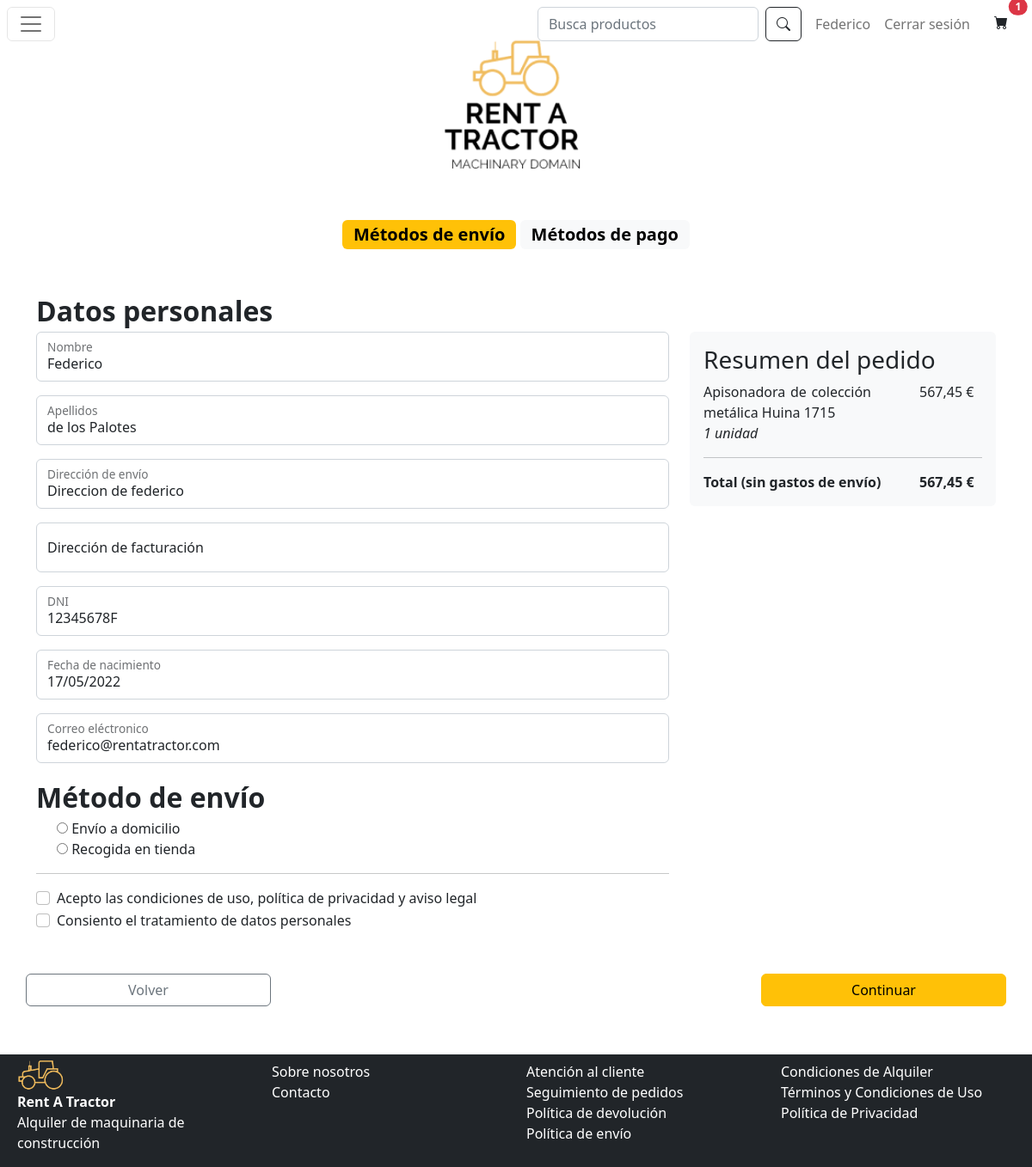
/domicilioPago/ (signed in), run on the app's committed database.
### app/models.py (models this page shows)
class Cliente(models.Model):
    id = models.IntegerField(primary_key=True, blank=True)
    nombre = models.CharField(max_length=64,null=True)
    apellidos = models.CharField(max_length=64,null=True)
    dni = models.CharField(max_length=32,null=True)
    fecha_nacimiento = models.DateField(null=True)
    correo = models.CharField(max_length=64,null=True)

class EnCesta(models.Model):
    maquina = models.ForeignKey("Maquina", on_delete=models.CASCADE)
    cliente = models.ForeignKey("Cliente", on_delete=models.CASCADE)
    cantidad = models.IntegerField()

class Maquina(models.Model):
    id = models.IntegerField(primary_key=True)
    nombre = models.CharField(max_length=64)
    descripcion = models.CharField(max_length=256)
    precio = models.FloatField()
    stock = models.IntegerField()
    marca = models.CharField(max_length=64)
    fabricante = models.CharField(max_length=64)
    dimensiones = models.CharField(max_length=256)
    imagen = models.CharField(max_length=256)
    tipo_maquina = models.CharField(choices=TipoMaquina.choices(), default=TipoMaquina.varios, max_length=256)
    descuento = models.FloatField(default=0.0)
    sugerido = models.BooleanField(default=False)

### app/views.py (the view, shortened to what this page needs)
# urls.py: path('domicilioPago/', views.domicilioPago),
def domicilioPago(request):
    precioTotal = 0
    cesta = []
    noCliente = False
    try:
        clienteRegistrado = ClienteRegistrado.objects.get(user=request.user.id)
        cliente = clienteRegistrado.cliente
        cesta = EnCesta.objects.filter(cliente__id=cliente.id)
        step1_form = Step1Form(
            initial={'name': cliente.nombre, 'surname': cliente.apellidos, 'dni': cliente.dni,
                     'email': cliente.correo,
                     'fecha_nacimiento': cliente.fecha_nacimiento, 'address': clienteRegistrado.direccion})
    except ObjectDoesNotExist:
        device = request.COOKIES['device']
        cliente = Cliente.objects.get(nombre=device)
        noCliente = True
        cesta = verCestaModal(request)
        step1_form = Step1Form()
    formulario = SearchForm(initial={'search': None})
    for producto in cesta:
        precioTotal+= producto.maquina.precio*(1-producto.maquina.descuento)*producto.cantidad
    return render(request, 'domicilioPago.html',
                  {'precioTotal': precioTotal, 'cesta': cesta, 'formulario': formulario,
                   'STATIC_URL': settings.STATIC_URL, 'cliente': cliente,
                   'step1_form': step1_form, 'noCliente': noCliente})

### app/forms.py
class SearchForm(forms.Form):
    search = forms.CharField(
        widget=forms.TextInput(attrs={"class": "form-control me-2", "placeholder": "Busca productos"}), label=False,
        required=False)

### app/templatetags/custom_template_tags.py (called while the page is built)
@register.filter(name='multiply')
def multipy(value, arg):
    return value * arg

### app/templates/domicilioPago.html (shortened to what this page needs)
{% extends 'master.html' %} {% block contenido %}
{% load custom_template_tags %}
<div class="text-center">
  <span class="badge text-bg-warning fs-5"> <a class = "text-decoration-none text-black">Métodos de envío</a></span>
  <span class="badge text-bg-light fs-5"><a class = "text-decoration-none text-black">Métodos de pago</a></span>
</div>
<form action="/domicilioPago/" method="post">
<div class="row mt-5">
  <strong style="font-size: xx-large">Datos personales</strong>
  <div class="col-md-8">
      {% for field in step1_form %}
        {% if field.name == 'tienda' %}
        <strong style="font-size: xx-large">{{ field.label }}</strong>
          <div class="form-check">
            {{ field }}
          </div>
        {% else %}
        <div class="form-floating mb-3">
          {{ field }}
          <label for="{{ field.id_for_label }}">{{ field.label }}</label>
        </div>
        {% endif %}
      {% endfor %}
      <hr>
      <div class="form-check">
        <input
          class="form-check-input"
          type="checkbox"
          value=""
          id="flexCheckDefault"
          required
        />
        <label class="form-check-label" for="flexCheckDefault">
          Acepto las condiciones de uso, política de privacidad y aviso legal
        </label>
      </div>
      <div class="form-check">
        <input
          class="form-check-input"
          type="checkbox"
          value=""
          id="flexCheckChecked"
          required
        />
        <label class="form-check-label" for="flexCheckChecked">
          Consiento el tratamiento de datos personales
        </label>
      </div>
  </div>
  <div class="col-md-4">
    <div class="card border-0 bg-light">
      <div class="card-body">
        <h3 class="card-title">Resumen del pedido</h3>
        {% for producto in cesta %}
          <p class="card-text d-flex justify-content-between mb-0"><span class="pe-5 w-75">{{producto.maquina.nombre}}</span><span class="w-25 position-absolute end-0">
                {% if producto.maquina.descuento != 0 %}
                  {{producto.maquina.precio|subtract:producto.maquina.descuento|multiply:producto.cantidad}}
                {% else %}
                  {{producto.maquina.precio|multiply:producto.cantidad}}
                {% endif %} €
          </span></p>
          <p class="card-text fst-italic">
                {{producto.cantidad}}
                {% if producto.cantidad == 1%}
                  unidad
                {% else %}
                  unidades
                {% endif %}</p>
          {% endfor %}
          <hr/>
          <strong class="card-text d-flex justify-content-between"><span>Total (sin gastos de envío)</span><span class="w-25 position-absolute end-0">{{precioTotal}} €</span></strong>
      </div>
  </div>
  </div>
</div>
<div class="row mt-5 d-flex justify-content-between">
  <button class="btn btn-outline-secondary w-25" onclick="location.href='/cesta'">Volver</button>
  <input class="btn btn-warning w-25" type="submit" value="Continuar">
</div>
</form>
{% endblock %}

### app/templates/master.html (shortened to what this page needs)
{% extends 'modalCesta.html' %} {% block master %}
{% load static %}
<!DOCTYPE html>
<html lang="en" style="height: 100vh;">
  <head>
    <link
      href="https://cdn.jsdelivr.net/npm/bootstrap@5.2.2/dist/css/bootstrap.min.css"
      rel="stylesheet"
    />
    <link rel="stylesheet" href="https://cdn.jsdelivr.net/npm/bootstrap-icons@1.10.2/font/bootstrap-icons.css">
    <link href='bootstrap-datepicker/dist/css/bootstrap-datepicker.min.css' rel='stylesheet' type='text/css'>
    <link rel="stylesheet" href="https://cdnjs.cloudflare.com/ajax/libs/tempusdominus-bootstrap-4/5.1.2/css/tempusdominus-bootstrap-4.min.css" />
  </head>
  <body class="h-100">
    <nav class="navbar mt-2 mx-2 bg-white" style="height: 25vh;">
        <div class="w-100">
            <button class="navbar-toggler position-absolute top-0" type="button" data-bs-toggle="offcanvas" data-bs-target="#offcanvasNavbar" aria-controls="offcanvasNavbar">
              <span class="navbar-toggler-icon"></span>
            </button>
          <a class="navbar-brand position-absolute top-0 start-50 translate-middle-x" href="/">
            <img src="../../media/logo.png" alt="Rent a Tractor" width="250vh" >
          </a>
          <div class="position-absolute top-0 end-0 ">
            <ul class="flex-row navbar-nav mb-2 mb-lg-0 d-flex">
                <form class="d-flex mx-2" role="search" method="post" action="">
                    {{formulario}}
                    <button class="btn btn-outline-dark" type="submit"><i class="bi bi-search"></i></button>
                </form>
                {% if cliente and not noCliente%}
                <li class="nav-item mx-2">
                  <a class="nav-link" href="/miCuenta">{{ cliente.nombre }}</a>
                </li>
                <li class="nav-item mx-2">
                  <a class="nav-link" href="/logout"> Cerrar sesión</a>
                </li>
                {% else %}
                <li class="nav-item mx-2">
                  <a class="nav-link" href="/login">Iniciar sesión</a>
                </li>
                {% endif %}
                <li class="nav-item mx-2">
                  <button type="button" class="position-relative btn border-0" data-bs-toggle="modal" data-bs-target="#cestaModal">
                    <i class="bi bi-cart-fill"></i>
                    <span class="position-absolute top-0 start-100 translate-middle badge rounded-pill bg-danger">
                      {{cesta|length}}
                    </span>
                  </button>
                </li>
              </ul>
          </div>
        </div>
      </nav>
    <div class="container py-5" style="text-align: justify;
    text-justify: inter-word;
    min-height: 60%;">{% block contenido %} {% endblock %}</div>
<footer class="bg-dark text-white position-relative bottom-0 w-100" >
  <div class="row m-2">
    <div class="col-md-3">
      <div class="row">
        <img src="../../media/tractor.png" alt="Rent a Tractor" style="width: 10vh;">
      </div>
      <div class="row">
        <strong>Rent A Tractor</strong>
      </div>
      <div class="row">
        <p>Alquiler de maquinaria de construcción</p>
      </div>
    </div>
    <div class="col-md-3 mt-2">
      <div class="row">
        <a class="text-decoration-none text-white" href="/sobreNosotros">Sobre nosotros</a>
      </div>
      <div class="row">
        <a class="text-decoration-none text-white" href="/contacto">Contacto</a>
      </div>
    </div>
    <div class="col-md-3 mt-2">
      <div class="row">
        <a class="text-decoration-none text-white" href="/atencionCliente">Atención al cliente</a>
      </div>
      <div class="row">
        <a class="text-decoration-none text-white" href="/seguimientoPedidos">Seguimiento de pedidos</a>
      </div>
      <div class="row">
        <a class="text-decoration-none text-white" href="/politicaDevolucion">Política de devolución</a>
      </div>
      <div class="row">
        <a class="text-decoration-none text-white" href="/politicaEnvio">Política de envío</a>
      </div>
    </div>
    <div class="col-md-3 mt-2">
      <div class="row">
        <a class="text-decoration-none text-white" href="/condicionesAlquiler">Condiciones de Alquiler</a>
      </div>
      <div class="row">
        <a class="text-decoration-none text-white" href="/terminosCondicionesUso">Términos y Condiciones de Uso</a>
      </div>
      <div class="row">
        <a class="text-decoration-none text-white" href="/politicaPrivacidad">Política de Privacidad</a>
      </div>
    </div>
  </div>
</footer>
  </body>
</html>
{% endblock %}

### data on the page
Cliente: nombre "Federico", step1_form "12345678F" "17/05/2022"
EnCesta: maquina.nombre "Apisonadora de colección metálica Huina 1715", maquina.precio|multiply "567,45", cantidad "1", shows "unidad"

### other printed values
{{ cesta|length }} "1"
{{ field.label }} "Método de envío"
{{ precioTotal }} "567,45"
